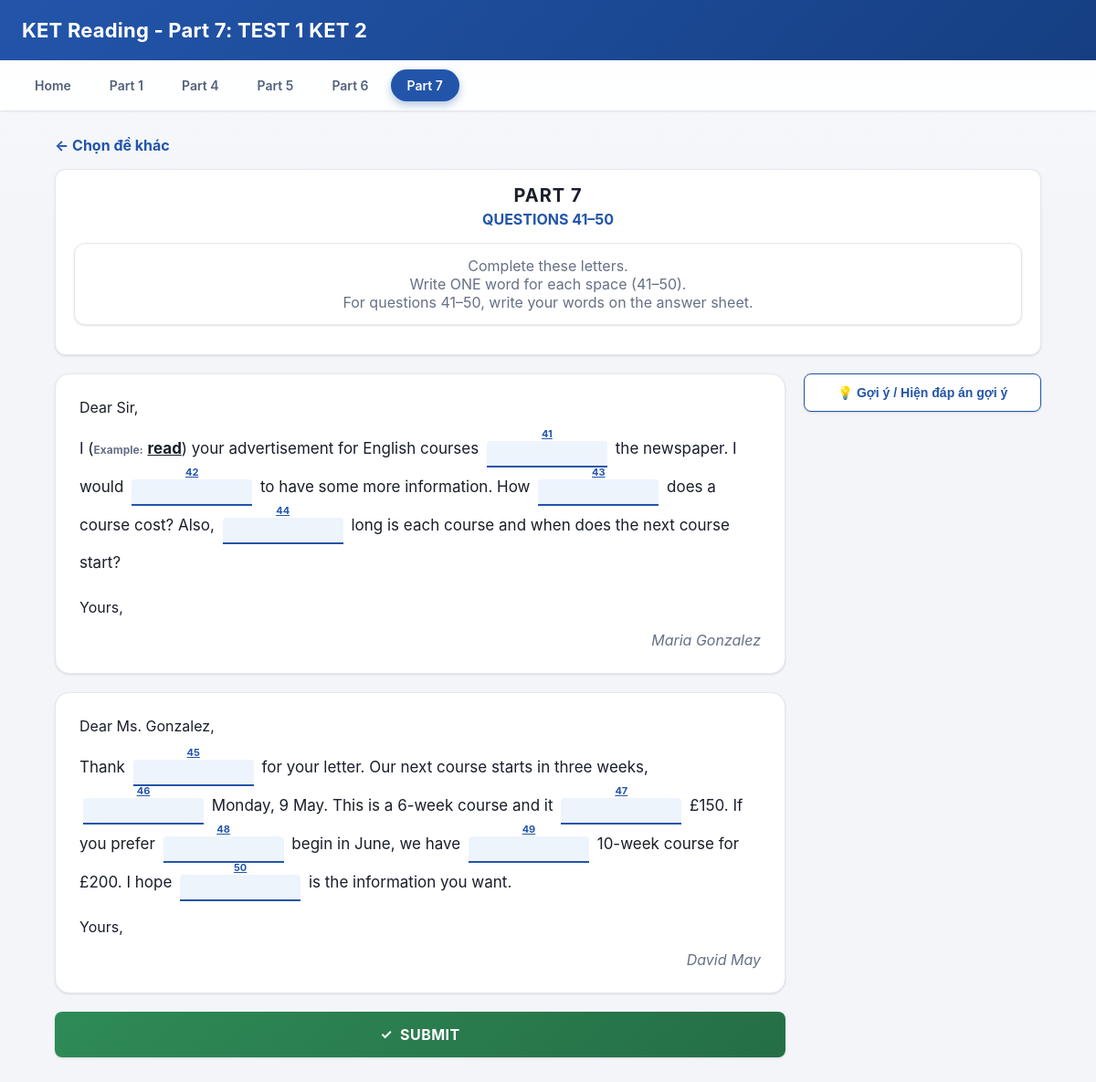
/index.php?controller=part7&action=index&id=1, run on the app's committed database.
### tables this page shows
CREATE TABLE ket_part7_tests (
    id INT PRIMARY KEY AUTO_INCREMENT,
    title VARCHAR(255) NOT NULL,
    ket_group VARCHAR(20) NOT NULL DEFAULT '',
    test_label VARCHAR(20) NOT NULL DEFAULT '',
    instructions TEXT NULL,
    data_note TEXT NULL,
    created_at TIMESTAMP DEFAULT CURRENT_TIMESTAMP
);

CREATE TABLE ket_part7_letters (
    id INT PRIMARY KEY AUTO_INCREMENT,
    test_id INT NOT NULL,
    letter_order INT NOT NULL,
    dateline VARCHAR(100) NULL,
    salutation VARCHAR(255) NOT NULL,
    body_html TEXT NOT NULL,
    closing VARCHAR(100) NOT NULL,
    signature VARCHAR(255) NOT NULL,
    CONSTRAINT fk_part7_letters_test FOREIGN KEY (test_id) REFERENCES ket_part7_tests(id) ON DELETE CASCADE
);

CREATE TABLE ket_part7_questions (
    id INT PRIMARY KEY AUTO_INCREMENT,
    test_id INT NOT NULL,
    question_number INT NOT NULL,
    correct_answer VARCHAR(100) NOT NULL,
    is_example TINYINT(1) NOT NULL DEFAULT 0,
    note VARCHAR(500) NULL,
    CONSTRAINT fk_part7_questions_test FOREIGN KEY (test_id) REFERENCES ket_part7_tests(id) ON DELETE CASCADE
);

### app/models/Part7Question.php (called while the page is built, shortened)
<?php
class Part7Question
{
    private PDO $pdo;
    public function __construct(PDO $pdo)
    {
        $this->pdo = $pdo;
    }
    public function getTestById(int $id): ?array
    {
        $stmt = $this->pdo->prepare('SELECT * FROM ket_part7_tests WHERE id = ?');
        $stmt->execute([$id]);
        $test = $stmt->fetch();
        return $test !== false ? $test : null;
    }
    public function getLettersByTestId(int $testId): array
    {
        $stmt = $this->pdo->prepare(
            'SELECT * FROM ket_part7_letters WHERE test_id = ? ORDER BY letter_order'
        );
        $stmt->execute([$testId]);
        return $stmt->fetchAll();
    }
    public function getQuestionsByTestId(int $testId): array
    {
        $stmt = $this->pdo->prepare(
            'SELECT * FROM ket_part7_questions WHERE test_id = ? ORDER BY question_number'
        );
        $stmt->execute([$testId]);
        return $stmt->fetchAll();
    }
}

### public/index.php (called while the page is built, shortened)
<?php
require_once __DIR__ . '/../config/database.php';
require_once __DIR__ . '/../app/models/Part7Question.php';
require_once __DIR__ . '/../app/controllers/Part7Controller.php';
$controllerName = $_GET['controller'] ?? 'home';
$actionName = $_GET['action'] ?? 'index';
switch ($controllerName) {
    case 'part7':
        $controller = new Part7Controller($pdo);
        break;
}
$controller->$actionName();

### app/controllers/Controller.php (called while the page is built, shortened)
<?php
class Controller
{
    protected function render(string $view, array $data = []): void
    {
        extract($data);
        require __DIR__ . '/../views/' . $view . '.php';
    }
}

### app/views/part7/index.php (the view, shortened to what this page needs)
<!DOCTYPE html>
<html lang="en">
<head>
<link rel="stylesheet" href="css/style.css">
</head>
<body>
<header class="site-header">
    <h1>KET Reading - Part 7: <?= htmlspecialchars($test['title']) ?></h1>
</header>
<?php $activeTab = 'part7'; require __DIR__ . '/../partials/nav_tabs.php'; ?>
<main class="page">
    <p><a href="index.php?controller=part7&amp;action=browse" class="btn-link">&larr; Chọn đề khác</a></p>
    <section class="part-info">
        <h2>PART 7</h2>
        <p class="part-info-range">QUESTIONS 41&ndash;50</p>
        <p class="cloze-instructions">
            <?php foreach ($instructionLines as $line): ?>
                <?= htmlspecialchars($line) ?><br>
            <?php endforeach; ?>
        </p>
    </section>
    <form method="POST" action="index.php?controller=part7&amp;action=result" id="part7-form">
        <div class="p7-layout">
            <div class="p7-letters">
                <?php foreach ($letters as $letter): ?>
                <div class="oc-letter">
                    <?php if (!empty($letter['salutation'])): ?>
                        <p class="p7-salutation"><?= htmlspecialchars($letter['salutation']) ?></p>
                    <?php endif; ?>
                    <div class="oc-letter-body"><?= $letter['bodyHtml'] ?></div>
                    <?php if (!empty($letter['closing'])): ?>
                        <p class="p7-closing"><?= htmlspecialchars($letter['closing']) ?></p>
                    <?php endif; ?>
                    <p class="oc-signature"><?= nl2br(htmlspecialchars($letter['signature'])) ?></p>
                </div>
                <?php endforeach; ?>
                <button type="submit" id="submit-btn" data-blank-count="<?= (int) $blankCount ?>">SUBMIT</button>
            </div>
            <aside class="p7-hints-column">
                <button type="button" id="p7-hints-toggle" class="p7-hints-btn">💡 Gợi ý / Hiện đáp án gợi ý</button>
            </aside>
        </div>
    </form>
</main>
</body>
</html>

### app/controllers/Part7Controller.php (shortened to what this page needs)
<?php
class Part7Controller extends Controller
{
    private Part7Question $part7Model;
    public function __construct(private PDO $pdo)
    {
        $this->part7Model = new Part7Question($pdo);
    }
    public function index(): void
    {
        $testId = isset($_GET['id']) ? (int) $_GET['id'] : 0;
        $test = $testId > 0 ? $this->part7Model->getTestById($testId) : null;
        $letterRows = $this->part7Model->getLettersByTestId($testId);
        $questionRows = $this->part7Model->getQuestionsByTestId($testId);
        $questions = array_map(static function (array $q): array {
            $isExample = (int) $q['is_example'] === 1;
            return [
                'question_number' => (int) $q['question_number'],
                'is_example'      => $isExample,
                'correct_answer'  => $isExample ? $q['correct_answer'] : null,
            ];
        }, $questionRows);
        $letters = array_map(function (array $letter) use ($questions): array {
            return [
                'dateline'   => $letter['dateline'],
                'salutation' => $letter['salutation'],
                'bodyHtml'   => $this->buildLetterHtml($letter['body_html'], $questions),
                'closing'    => $letter['closing'],
                'signature'  => $letter['signature'],
            ];
        }, $letterRows);
        $realQuestions = array_filter($questionRows, static fn (array $q) => (int) $q['is_example'] !== 1);
        usort($realQuestions, static fn ($a, $b) => (int) $a['question_number'] <=> (int) $b['question_number']);
        $hints = array_map(static function (array $q): array {
            return [
                'question_number' => (int) $q['question_number'],
                'answer'          => explode('|', (string) $q['correct_answer'])[0],
            ];
        }, $realQuestions);
        $instructionLines = array_filter(explode("\n", (string) $test['instructions']));
        $this->render('part7/index', [
            'test'             => $test,
            'letters'          => $letters,
            'hints'            => $hints,
            'blankCount'       => count($realQuestions),
            'instructionLines' => $instructionLines,
        ]);
    }
    private function buildLetterHtml(string $rawHtml, array $questions): string
    {
        $questionsByNumber = [];
        foreach ($questions as $question) {
            $questionsByNumber[$question['question_number']] = $question;
        }
        $escaped = htmlspecialchars($rawHtml, ENT_QUOTES, 'UTF-8');
        $html = preg_replace_callback(
            '/\{\{(\d+)\}\}/',
            function (array $matches) use ($questionsByNumber): string {
                $number = (int) $matches[1];
                if (!isset($questionsByNumber[$number])) {
                    return $matches[0];
                }
                return $this->renderInlineBlank($questionsByNumber[$number]);
            },
            $escaped
        );
        return nl2br($html);
    }
    private function renderInlineBlank(array $question): string
    {
        if ($question['is_example']) {
            $answerText = explode('|', (string) $question['correct_answer'])[0];
            return '(<span class="oc-example-label">Example:</span> '
                . '<span class="oc-example-answer">' . htmlspecialchars($answerText) . '</span>)';
        }
        $number = $question['question_number'];
        return '<span class="oc-blank">'
            . '<span class="oc-number">' . $number . '</span>'
            . '<input type="text" name="answers[' . $number . ']" size="8" maxlength="' . self::MAX_ANSWER_LENGTH . '" autocomplete="off" class="oc-input">'
            . '</span>';
    }
}

### public/css/style.css (style rules this page uses)
:root { --color-primary: #2255aa; --color-primary-dark: #163f82; --color-primary-light: #eef4fc; --color-success: #2e8b57; --color-success-dark: #256e46; --color-danger: #c0392b; --color-danger-dark: #a5301f; --color-admin: #c98a1e; --color-admin-dark: #a3700f; --color-text: #1a1f2b; --color-text-muted: #667085; --color-border: #e3e7ee; --color-bg: #f3f5f9; --color-surface: #ffffff; --radius-sm: 8px; --radius-md: 12px; --radius-lg: 16px; --radius-pill: 999px; --shadow-sm: 0 1px 2px rgba(16, 24, 40, 0.06), 0 1px 3px rgba(16, 24, 40, 0.06); --shadow-md: 0 6px 16px rgba(16, 24, 40, 0.08); --shadow-lg: 0 16px 32px rgba(16, 24, 40, 0.14); --transition-fast: 0.15s ease; }
* { box-sizing: border-box; }
body { margin: 0; font-family: -apple-system, BlinkMacSystemFont, "Segoe UI", Roboto, Helvetica, Arial, sans-serif; background: linear-gradient(180deg, #f7f9fc 0%, var(--color-bg) 240px); color: var(--color-text); -webkit-font-smoothing: antialiased; }
.site-header { background: linear-gradient(135deg, var(--color-primary) 0%, var(--color-primary-dark) 100%); color: #ffffff; padding: 20px 24px; box-shadow: 0 2px 10px rgba(22, 63, 130, 0.25); }
.site-header h1 { margin: 0; font-size: 22px; font-weight: 700; letter-spacing: 0.2px; }
.page { width: 90%; max-width: 1100px; margin: 28px auto 64px; }
.page h2 { margin-top: 0; font-size: 22px; letter-spacing: 0.1px; }
#submit-btn, #retry-btn { display: flex; align-items: center; justify-content: center; gap: 8px; width: 100%; margin-top: 8px; padding: 15px; font-size: 16px; font-weight: 700; letter-spacing: 0.5px; font-family: inherit; border: none; border-radius: var(--radius-sm); cursor: pointer; color: #ffffff; box-shadow: var(--shadow-sm); transition: transform var(--transition-fast), box-shadow var(--transition-fast), filter var(--transition-fast); }
#submit-btn { background: linear-gradient(135deg, var(--color-success) 0%, var(--color-success-dark) 100%); }
#submit-btn::before { content: "\2713"; font-size: 15px; }
.btn-link { display: inline-block; color: var(--color-primary); text-decoration: none; font-weight: 700; transition: color var(--transition-fast); }
.cloze-instructions { background: var(--color-surface); border: 1px solid var(--color-border); border-radius: var(--radius-md); box-shadow: var(--shadow-sm); padding: 14px 18px; margin-bottom: 16px; color: var(--color-text-muted); }
.oc-letter { background: var(--color-surface); border: 1px solid var(--color-border); border-radius: var(--radius-lg); box-shadow: var(--shadow-sm); padding: 26px; margin-bottom: 20px; }
.oc-letter-body { font-size: 17px; line-height: 2.4; }
.oc-signature { margin: 16px 0 0; font-style: italic; text-align: right; color: var(--color-text-muted); }
.oc-blank { display: inline-flex; flex-direction: column; align-items: center; vertical-align: bottom; margin: 0 4px; }
.oc-number { font-size: 11px; font-weight: 700; color: var(--color-primary); text-decoration: underline; line-height: 1; margin-bottom: 2px; }
.oc-input { font-family: inherit; font-size: 15px; padding: 4px 6px; border: none; border-bottom: 2px solid var(--color-primary); background: var(--color-primary-light); text-align: center; border-radius: 4px 4px 0 0; transition: background-color var(--transition-fast); }
.oc-example-label { font-size: 12px; font-weight: 700; color: var(--color-text-muted); }
.oc-example-answer { font-weight: 700; text-decoration: underline; }
.part-info { background: var(--color-surface); border: 1px solid var(--color-border); border-radius: var(--radius-md); box-shadow: var(--shadow-sm); padding: 16px 20px; margin-bottom: 20px; text-align: center; }
.part-info h2 { margin: 0 0 4px; font-size: 20px; letter-spacing: 1px; }
.part-info-range { margin: 0 0 10px; font-weight: 700; color: var(--color-primary); }
.p7-salutation { margin: 0 0 14px; }
.p7-closing { margin: 18px 0 2px; }
.p7-layout { display: flex; gap: 20px; align-items: flex-start; }
.p7-letters { flex: 1 1 auto; min-width: 0; }
.p7-hints-column { width: 260px; flex-shrink: 0; position: sticky; top: 76px; }
.p7-hints-btn { width: 100%; padding: 12px; font-size: 14px; font-weight: 700; border: 1.5px solid var(--color-primary); border-radius: var(--radius-sm); background: var(--color-surface); color: var(--color-primary); cursor: pointer; box-shadow: var(--shadow-sm); transition: background-color var(--transition-fast), color var(--transition-fast), box-shadow var(--transition-fast), transform var(--transition-fast); }

### data on the page
ket_part7_tests: title "TEST 1 KET 2"
ket_part7_letters: salutation "Dear Sir,", bodyHtml "I your advertisement for English courses the newspaper. I would to have some more information. How does a course cost? Also, long is each course and when does the next course start?", number "41 42 43 44", closing "Yours,", signature "Maria Gonzalez"
ket_part7_questions: correct_answer "read"
ket_part7_letters: salutation "Dear Ms. Gonzalez,", bodyHtml "Thank for your letter. Our next course starts in three weeks, Monday, 9 May. This is a 6-week course and it £150. If you prefer begin in June, we have 10-week course for £200. I hope is the information you want.", number "45 46 47 48 49 50", closing "Yours,", signature "David May"

### other printed values
$tab['label'] "Home"
$tab['label'] "Part 1"
$tab['label'] "Part 4"
$tab['label'] "Part 5"
$tab['label'] "Part 6"
$tab['label'] "Part 7"
$line "Complete these letters."
$line "Write ONE word for each space (41–50)."
$line "For questions 41–50, write your words on the answer sheet."
